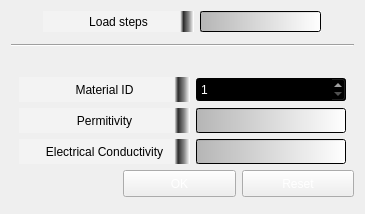
                    <widget class="QWidget" name="electrostatic_static_5">
                     <property name="geometry">
                      <rect>
                       <x>0</x>
                       <y>0</y>
                       <width>365</width>
                       <height>214</height>
                      </rect>
                     </property>
                     <attribute name="label">
                      <string>Static</string>
                     </attribute>
                     <layout class="QVBoxLayout" name="verticalLayout_35">
                      <item>
                       <layout class="QVBoxLayout" name="verticalLayout_61">
                        <item>
                         <spacer name="verticalSpacer_43">
                          <property name="orientation">
                           <enum>Qt::Vertical</enum>
                          </property>
                          <property name="sizeHint" stdset="0">
                           <size>
                            <width>20</width>
                            <height>13</height>
                           </size>
                          </property>
                         </spacer>
                        </item>
                        <item>
                         <layout class="QHBoxLayout" name="horizontalLayout_66">
                          <item>
                           <spacer name="horizontalSpacer_105">
                            <property name="orientation">
                             <enum>Qt::Horizontal</enum>
                            </property>
                            <property name="sizeHint" stdset="0">
                             <size>
                              <width>40</width>
                              <height>20</height>
                             </size>
                            </property>
                           </spacer>
                          </item>
                          <item>
                           <widget class="QLabel" name="sf_stat_loadstep">
                            <property name="minimumSize">
                             <size>
                              <width>151</width>
                              <height>21</height>
                             </size>
                            </property>
                            <property name="styleSheet">
                             <string notr="true">color: rgb(255, 255, 255);
color: rgb(0, 0, 0);
background-color: qlineargradient(spread:pad, x1:0.909, y1:0, x2:1, y2:0, stop:0 rgba(243, 243, 243, 255), stop:0.232955 rgba(39, 39, 39, 248), stop:0.607955 rgba(122, 122, 122, 231), stop:0.965909 rgba(255, 255, 255, 205), stop:1 rgba(0, 0, 0, 231));</string>
                            </property>
                            <property name="text">
                             <string>Load steps</string>
                            </property>
                            <property name="alignment">
                             <set>Qt::AlignCenter</set>
                            </property>
                           </widget>
                          </item>
                          <item>
                           <widget class="QLineEdit" name="sf_stat_ls">
                            <property name="minimumSize">
                             <size>
                              <width>121</width>
                              <height>21</height>
                             </size>
                            </property>
                            <property name="styleSheet">
                             <string notr="true">background-color: qlineargradient(spread:pad, x1:0, y1:0, x2:1, y2:0, stop:0 rgba(181, 181, 181, 255), stop:1 rgba(255, 255, 255, 255));
color: rgb(0, 0, 0);</string>
                            </property>
                           </widget>
                          </item>
                          <item>
                           <spacer name="horizontalSpacer_106">
                            <property name="orientation">
                             <enum>Qt::Horizontal</enum>
                            </property>
                            <property name="sizeHint" stdset="0">
                             <size>
                              <width>40</width>
                              <height>20</height>
                             </size>
                            </property>
                           </spacer>
                          </item>
                         </layout>
                        </item>
                        <item>
                         <spacer name="verticalSpacer_44">
                          <property name="orientation">
                           <enum>Qt::Vertical</enum>
                          </property>
                          <property name="sizeHint" stdset="0">
                           <size>
                            <width>20</width>
                            <height>40</height>
                           </size>
                          </property>
                         </spacer>
                        </item>
                        <item>
                         <widget class="Line" name="line_17">
                          <property name="orientation">
                           <enum>Qt::Horizontal</enum>
                          </property>
                         </widget>
                        </item>
                        <item>
                         <spacer name="verticalSpacer_45">
                          <property name="orientation">
                           <enum>Qt::Vertical</enum>
                          </property>
                          <property name="sizeHint" stdset="0">
                           <size>
                            <width>20</width>
                            <height>58</height>
                           </size>
                          </property>
                         </spacer>
                        </item>
                        <item>
                         <layout class="QVBoxLayout" name="verticalLayout_62">
                          <item>
                           <layout class="QVBoxLayout" name="verticalLayout_63">
                            <item>
                             <layout class="QHBoxLayout" name="horizontalLayout_67">
                              <item>
                               <spacer name="horizontalSpacer_107">
                                <property name="orientation">
                                 <enum>Qt::Horizontal</enum>
                                </property>
                                <property name="sizeHint" stdset="0">
                                 <size>
                                  <width>40</width>
                                  <height>20</height>
                                 </size>
                                </property>
                               </spacer>
                              </item>
                              <item>
                               <widget class="QLabel" name="sf_stat_materialid">
                                <property name="sizePolicy">
                                 <sizepolicy hsizetype="Expanding" vsizetype="Fixed">
                                  <horstretch>0</horstretch>
                                  <verstretch>0</verstretch>
                                 </sizepolicy>
                                </property>
                                <property name="minimumSize">
                                 <size>
                                  <width>171</width>
                                  <height>25</height>
                                 </size>
                                </property>
                                <property name="styleSheet">
                                 <string notr="true">color: rgb(255, 255, 255);
color: rgb(0, 0, 0);
background-color: qlineargradient(spread:pad, x1:0.909, y1:0, x2:1, y2:0, stop:0 rgba(243, 243, 243, 255), stop:0.232955 rgba(39, 39, 39, 248), stop:0.607955 rgba(122, 122, 122, 231), stop:0.965909 rgba(255, 255, 255, 205), stop:1 rgba(0, 0, 0, 231));</string>
                                </property>
                                <property name="text">
                                 <string>Material ID</string>
                                </property>
                                <property name="alignment">
                                 <set>Qt::AlignCenter</set>
                                </property>
                               </widget>
                              </item>
                              <item>
                               <widget class="QSpinBox" name="sf_stat_matid">
                                <property name="sizePolicy">
                                 <sizepolicy hsizetype="Expanding" vsizetype="Fixed">
                                  <horstretch>0</horstretch>
                                  <verstretch>0</verstretch>
                                 </sizepolicy>
                                </property>
                                <property name="minimumSize">
                                 <size>
                                  <width>150</width>
                                  <height>25</height>
                                 </size>
                                </property>
                                <property name="cursor">
                                 <cursorShape>PointingHandCursor</cursorShape>
                                </property>
                                <property name="styleSheet">
                                 <string notr="true">selection-background-color: rgb(0, 0, 0);
selection-color: rgb(255, 255, 255);
background-color: rgb(0, 0, 0);
color: rgb(255, 255, 255);</string>
                                </property>
                                <property name="readOnly">
                                 <bool>false</bool>
                                </property>
                                <property name="buttonSymbols">
                                 <enum>QAbstractSpinBox::UpDownArrows</enum>
                                </property>
                                <property name="accelerated">
                                 <bool>true</bool>
                                </property>
                                <property name="minimum">
                                 <number>1</number>
                                </property>
                                <property name="maximum">
                                 <number>5</number>
                                </property>
                               </widget>
                              </item>
                              <item>
                               <spacer name="horizontalSpacer_108">
                                <property name="orientation">
                                 <enum>Qt::Horizontal</enum>
                                </property>
                                <property name="sizeHint" stdset="0">
                                 <size>
                                  <width>40</width>
                                  <height>20</height>
                                 </size>
                                </property>
                               </spacer>
                              </item>
                             </layout>
                            </item>
                            <item>
                             <layout class="QHBoxLayout" name="horizontalLayout_68">
                              <item>
                               <spacer name="horizontalSpacer_109">
                                <property name="orientation">
                                 <enum>Qt::Horizontal</enum>
                                </property>
                                <property name="sizeHint" stdset="0">
                                 <size>
                                  <width>40</width>
                                  <height>20</height>
                                 </size>
                                </property>
                               </spacer>
                              </item>
                              <item>
                               <widget class="QLabel" name="sf_stat_perm">
                                <property name="sizePolicy">
                                 <sizepolicy hsizetype="MinimumExpanding" vsizetype="Fixed">
                                  <horstretch>0</horstretch>
                                  <verstretch>0</verstretch>
                                 </sizepolicy>
                                </property>
                                <property name="minimumSize">
                                 <size>
                                  <width>171</width>
                                  <height>25</height>
                                 </size>
                                </property>
                                <property name="styleSheet">
                                 <string notr="true">color: rgb(0, 0, 0);
background-color: qlineargradient(spread:pad, x1:0.909, y1:0, x2:1, y2:0, stop:0 rgba(243, 243, 243, 255), stop:0.232955 rgba(39, 39, 39, 248), stop:0.607955 rgba(122, 122, 122, 231), stop:0.965909 rgba(255, 255, 255, 205), stop:1 rgba(0, 0, 0, 231));
</string>
                                </property>
                                <property name="text">
                                 <string>Permitivity</string>
                                </property>
                                <property name="alignment">
                                 <set>Qt::AlignCenter</set>
                                </property>
                               </widget>
                              </item>
                              <item>
                               <widget class="QLineEdit" name="sf_stat_permitivity">
                                <property name="minimumSize">
                                 <size>
                                  <width>150</width>
                                  <height>25</height>
                                 </size>
                                </property>
                                <property name="styleSheet">
                                 <string notr="true">background-color: qlineargradient(spread:pad, x1:0, y1:0, x2:1, y2:0, stop:0 rgba(181, 181, 181, 255), stop:1 rgba(255, 255, 255, 255));
color: rgb(0, 0, 0);</string>
                                </property>
                               </widget>
                              </item>
                              <item>
                               <spacer name="horizontalSpacer_110">
                                <property name="orientation">
                                 <enum>Qt::Horizontal</enum>
                                </property>
                                <property name="sizeHint" stdset="0">
                                 <size>
                                  <width>40</width>
                                  <height>20</height>
                                 </size>
                                </property>
                               </spacer>
                              </item>
                             </layout>
                            </item>
                            <item>
                             <layout class="QHBoxLayout" name="horizontalLayout_69">
                              <item>
                               <spacer name="horizontalSpacer_111">
                                <property name="orientation">
                                 <enum>Qt::Horizontal</enum>
                                </property>
                                <property name="sizeHint" stdset="0">
                                 <size>
                                  <width>40</width>
                                  <height>20</height>
                                 </size>
                                </property>
                               </spacer>
                              </item>
                              <item>
                               <widget class="QLabel" name="sf_stat_ec">
                                <property name="sizePolicy">
                                 <sizepolicy hsizetype="MinimumExpanding" vsizetype="Fixed">
                                  <horstretch>0</horstretch>
                                  <verstretch>0</verstretch>
                                 </sizepolicy>
                                </property>
                                <property name="minimumSize">
                                 <size>
                                  <width>171</width>
                                  <height>25</height>
                                 </size>
                                </property>
                                <property name="styleSheet">
                                 <string notr="true">color: rgb(255, 255, 255);
color: rgb(0, 0, 0);
background-color: qlineargradient(spread:pad, x1:0.909, y1:0, x2:1, y2:0, stop:0 rgba(243, 243, 243, 255), stop:0.232955 rgba(39, 39, 39, 248), stop:0.607955 rgba(122, 122, 122, 231), stop:0.965909 rgba(255, 255, 255, 205), stop:1 rgba(0, 0, 0, 231));</string>
                                </property>
                                <property name="text">
                                 <string>Electrical Conductivity</string>
                                </property>
                                <property name="alignment">
                                 <set>Qt::AlignCenter</set>
                                </property>
                               </widget>
                              </item>
                              <item>
                               <widget class="QLineEdit" name="sf_stat_eleccon">
                                <property name="minimumSize">
                                 <size>
                                  <width>150</width>
                                  <height>25</height>
                                 </size>
                                </property>
                                <property name="styleSheet">
                                 <string notr="true">background-color: qlineargradient(spread:pad, x1:0, y1:0, x2:1, y2:0, stop:0 rgba(181, 181, 181, 255), stop:1 rgba(255, 255, 255, 255));
color: rgb(0, 0, 0);</string>
                                </property>
                               </widget>
                              </item>
                              <item>
                               <spacer name="horizontalSpacer_112">
                                <property name="orientation">
                                 <enum>Qt::Horizontal</enum>
                                </property>
                                <property name="sizeHint" stdset="0">
                                 <size>
                                  <width>40</width>
                                  <height>20</height>
                                 </size>
                                </property>
                               </spacer>
                              </item>
                             </layout>
                            </item>
                           </layout>
                          </item>
                          <item>
                           <layout class="QHBoxLayout" name="horizontalLayout_70">
                            <item>
                             <spacer name="horizontalSpacer_21">
                              <property name="orientation">
                               <enum>Qt::Horizontal</enum>
                              </property>
                              <property name="sizeHint" stdset="0">
                               <size>
                                <width>40</width>
                                <height>20</height>
                               </size>
                              </property>
                             </spacer>
                            </item>
                            <item>
                             <widget class="QPushButton" name="sf_static_ok">
                              <property name="sizePolicy">
                               <sizepolicy hsizetype="MinimumExpanding" vsizetype="Fixed">
                                <horstretch>0</horstretch>
                                <verstretch>0</verstretch>
                               </sizepolicy>
                              </property>
                              <property name="minimumSize">
                               <size>
                                <width>75</width>
                                <height>27</height>
                               </size>
                              </property>
                              <property name="cursor">
                               <cursorShape>PointingHandCursor</cursorShape>
                              </property>
                              <property name="styleSheet">
                               <string notr="true">color: rgb(255, 255, 255);</string>
                              </property>
                              <property name="text">
                               <string>OK</string>
                              </property>
                             </widget>
                            </item>
                            <item>
                             <widget class="QPushButton" name="sf_static_reset">
                              <property name="sizePolicy">
                               <sizepolicy hsizetype="MinimumExpanding" vsizetype="Fixed">
                                <horstretch>0</horstretch>
                                <verstretch>0</verstretch>
                               </sizepolicy>
                              </property>
                              <property name="minimumSize">
                               <size>
                                <width>75</width>
                                <height>27</height>
                               </size>
                              </property>
                              <property name="cursor">
                               <cursorShape>PointingHandCursor</cursorShape>
                              </property>
                              <property name="styleSheet">
                               <string notr="true">color: rgb(255, 255, 255);</string>
                              </property>
                              <property name="text">
                               <string>Reset</string>
                              </property>
                             </widget>
                            </item>
                           </layout>
                          </item>
                         </layout>
                        </item>
                        <item>
                         <spacer name="verticalSpacer_46">
                          <property name="orientation">
                           <enum>Qt::Vertical</enum>
                          </property>
                          <property name="sizeHint" stdset="0">
                           <size>
                            <width>20</width>
                            <height>40</height>
                           </size>
                          </property>
                         </spacer>
                        </item>
                       </layout>
                      </item>
                     </layout>
                    </widget>
